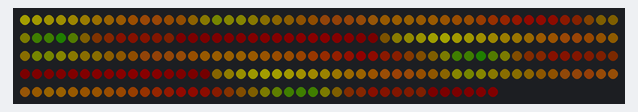
Bench run of a sketch on a simulated Arduino Uno, built with avr-gcc and run on an emulated ATmega328P. Shown: 240 RGB LEDs in strip order, left to right, continuing on the next row. Dim RGB values are drawn brighter than linear.

Above: at 3.18 s.
At 7.61 s:
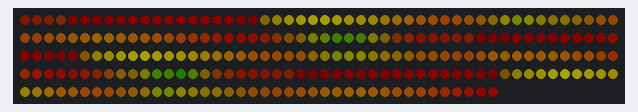
At 12.03 s:
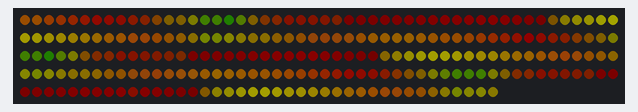
At 21.2 s:
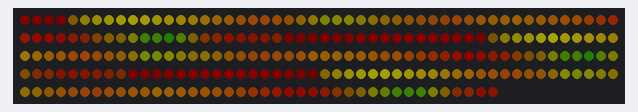
At 30.37 s:
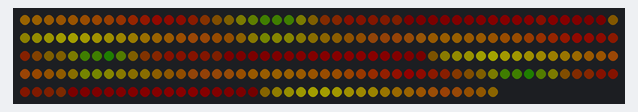
At 39.54 s:
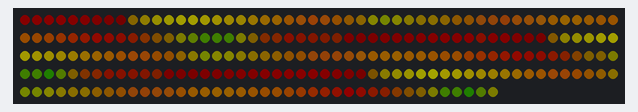

The sketch:

naturePalletMicro.ino
```cpp
#include <FastLED.h>

#define LED_PIN     3
#define NUM_LEDS    240
#define BRIGHTNESS  64
#define LED_TYPE    WS2812B
#define COLOR_ORDER GRB
CRGB leds[NUM_LEDS];

#define UPDATES_PER_SECOND 100
DEFINE_GRADIENT_PALETTE( GPS_Nature_Browns_gp ) {
    0, 220,186,  4,
    4, 182,164,  2,
    8, 148,146,  1,
   20, 100, 79,  2,
   33,  63, 33,  6,
   42, 106, 47,  5,
   51, 163, 62,  5,
   57,  79, 47,  1,
   63,  29, 33,  1,
   72,  45, 32,  1,
   80,  65, 31,  1,
   84,  64, 29,  2,
   88,  63, 26,  4,
   95,  77, 35,  7,
  101,  92, 45, 11,
  108,  95, 63,  2,
  114, 100, 85,  1,
  123,  98, 49,  1,
  131,  97, 23,  1,
  135,  82, 11,  1,
  140,  69,  4,  1,
  146,  46, 15,  1,
  149,  27, 34,  1,
  153,  20, 15,  1,
  160,  14,  4,  1,
  167,  10, 10,  1,
  173,   7, 18,  1,
  180,  29,  9,  1,
  185,  69,  4,  1,
  189,  36,  7,  1,
  200,  15, 10,  1,
  206,  13,  4,  1,
  213,  12,  1,  1,
  223,  24,  2,  1,
  232,  42,  4,  1,
  243,   7,  1,  1,
  255,   0,  1,  0};

CRGBPalette16 currentPalette = GPS_Nature_Browns_gp;
#define currentBlending LINEARBLEND

void setup() {
    delay(3000); // power-up safety delay
    FastLED.addLeds<LED_TYPE, LED_PIN, COLOR_ORDER>(leds, NUM_LEDS).setCorrection(TypicalLEDStrip);
    FastLED.setBrightness(BRIGHTNESS);
    FastLED.setMaxPowerInVoltsAndMilliamps(5, 1000);
}


void loop(){
    static uint8_t startIndex = 0;
    startIndex = startIndex + 1; /* motion speed */

    FillLEDsFromPaletteColors( startIndex);

    FastLED.show();
    FastLED.delay(1000 / UPDATES_PER_SECOND);
}

void FillLEDsFromPaletteColors( uint8_t colorIndex) {
    uint8_t brightness = 255;

    for( int i = 0; i < NUM_LEDS; i++) {
        leds[i] = ColorFromPalette( currentPalette, colorIndex, brightness, currentBlending);
        colorIndex += 3;
    }
}
```
